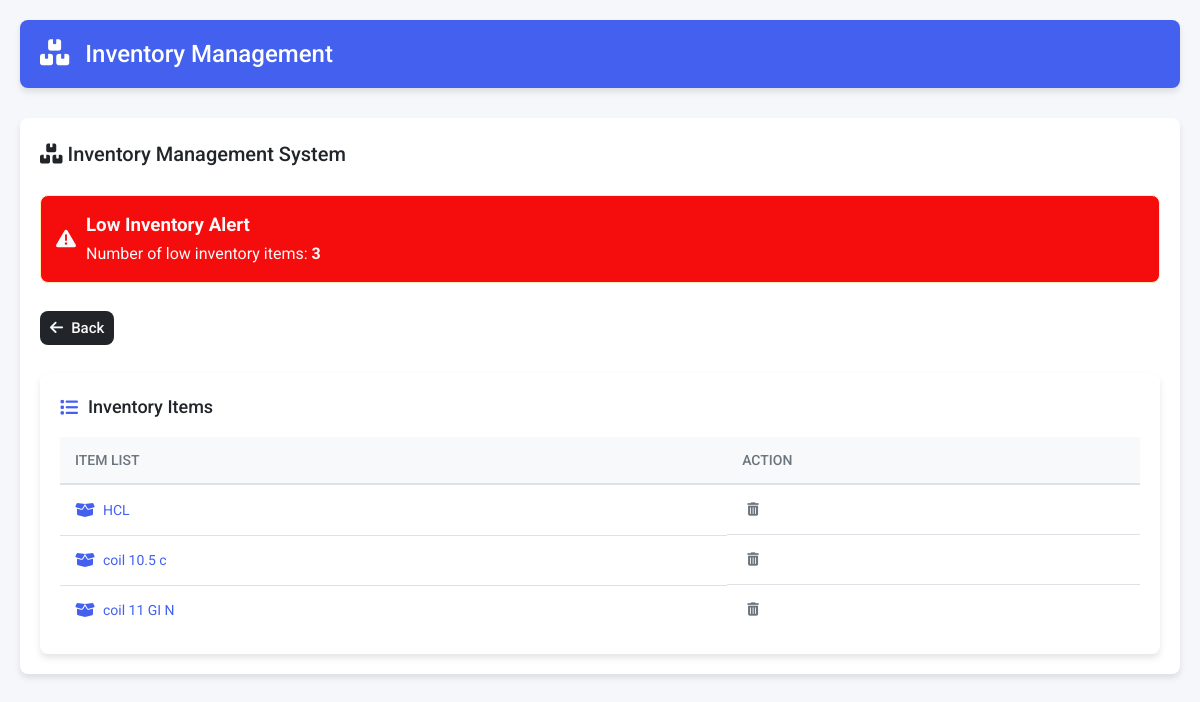
Page /low_inventory_list on the earlier database version.
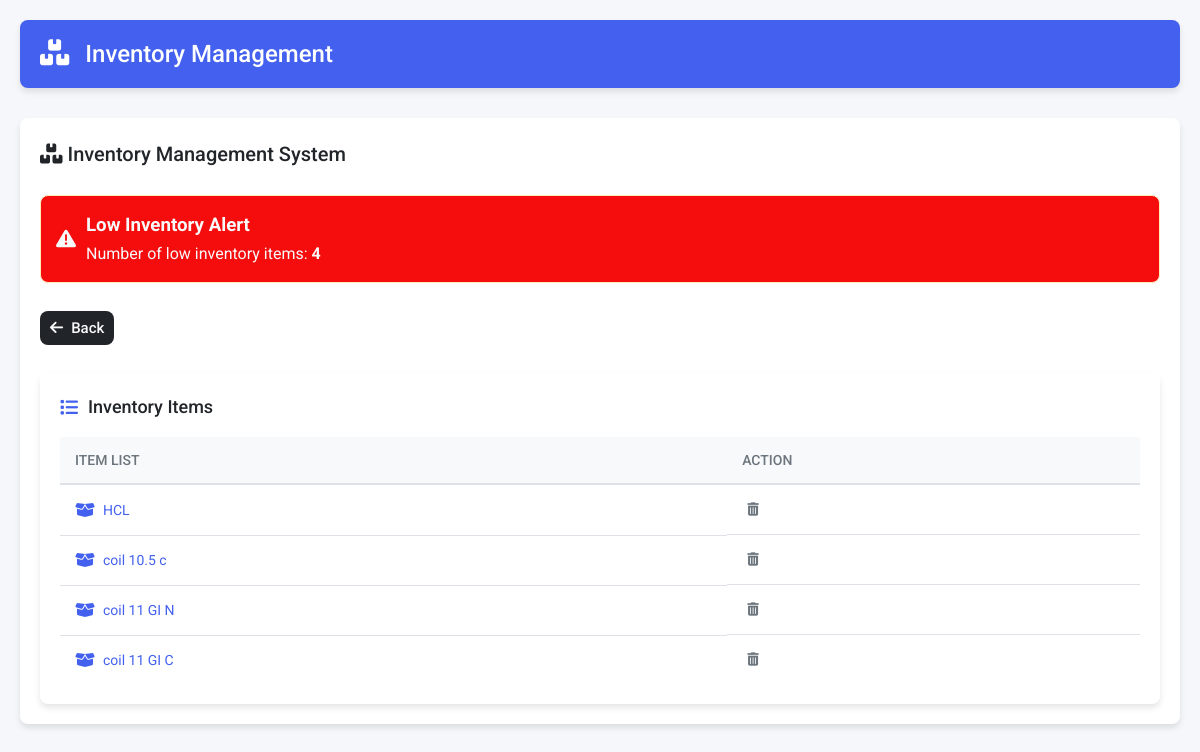
Same page on the later database version.
### tables this page shows
CREATE TABLE items
                     (id INTEGER PRIMARY KEY AUTOINCREMENT,
                      name TEXT UNIQUE,
                      item_type TEXT,
                      item_unit TEXT,
                      minimum_inventory REAL,
                      current_inventory REAL check(current_inventory >= 0) default 0,
                      init_inventory_pm REAL,
                      updated_at TIMESTAMP DEFAULT CURRENT_TIMESTAMP,
                      has_rolls INTEGER BOOLEAN DEFAULT 0,
                      custom_fields TEXT);

### app.py (the view)
@app.route('/low_inventory_list' , methods = ['GET'])
def low_inventory_list():
    conn = get_db_connection()
    try:
        c = conn.cursor()
        quary = f'select count(*) from items where minimum_inventory >= current_inventory'
        c.execute(quary)
        no_of_low_inv_item = c.fetchone()
        quary = f'select id , name from items where minimum_inventory >= current_inventory'
        c.execute(quary)
        items = c.fetchall()
    except Exception as e:
        conn.rollback()
        return f"Error deleting entry: {e}", 500
    finally:
        conn.close()
    return render_template('low_inventory_list.html' , items = items , no_of_low_inv_item = no_of_low_inv_item)

### app.py (called while the page is built)
@app.context_processor
def inject_datetime():
    return {'datetime': datetime}

def get_db_connection():
    conn = sqlite3.connect(DATABASE)
    conn.execute("PRAGMA foreign_keys = ON")
    return conn

### templates/low_inventory_list.html
{% extends "base.html" %}
{% block content %}
<div class="dashboard-container">
    <div class="dashboard-header">
        <h2><i class="fas fa-boxes"></i> Inventory Management System</h2>
    </div>
    <div class="alert alert-warning">
        <i class="fas fa-exclamation-triangle"></i>
        <div>
            <h3>Low Inventory Alert</h3>
            <p>Number of low inventory items: <strong>{{ no_of_low_inv_item[0] }}</strong></p>
        </div>
    </div>
     <a href="{{ url_for('index') }}" class="btn btn-back">
                <i class="fas fa-arrow-left"></i> Back
        </a>
    <div class="inventory-table-container">
        <h2><i class="fas fa-list"></i> Inventory Items</h2>
        <table class="inventory-table">
            <thead>
                <tr>
                    <th>ITEM LIST</th>
                    <th>ACTION</th>
                </tr>
            </thead>
            <tbody>
                {% for item in items %}
                <tr>
                    <td>
                        <a href="{{ url_for('item_form', item_id=item[0]) }}" class="item-link">
                            <i class="fas fa-box-open"></i> {{ item[1] }}
                        </a>
                    </td>
                    <td class="actions">
                        <form method="POST" action="{{ url_for('delete_item', item_id=item[0]) }}"
                            onsubmit="return confirm('Are you sure you want to delete this item?');">
                            <button type="submit" class="btn-icon danger">
                                <i class="fas fa-trash-alt"></i>
                            </button>
                        </form>
                    </td>
                </tr>
                {% endfor %}
            </tbody>
        </table>
    </div>
</div>
{% endblock %}

Differences in the rows shown:
now on this page (row edited): items: name "coil 11 GI C"
Other differences:
{{ no_of_low_inv_item[0] }}: "3" → "4"
